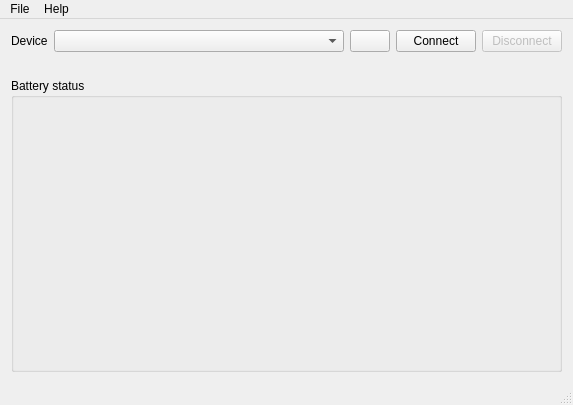
<?xml version="1.0" encoding="UTF-8"?>
<ui version="4.0">
 <class>MainWindow</class>
 <widget class="QMainWindow" name="MainWindow">
  <property name="windowModality">
   <enum>Qt::WindowModality::NonModal</enum>
  </property>
  <property name="enabled">
   <bool>true</bool>
  </property>
  <property name="geometry">
   <rect>
    <x>0</x>
    <y>0</y>
    <width>573</width>
    <height>405</height>
   </rect>
  </property>
  <property name="sizePolicy">
   <sizepolicy hsizetype="Fixed" vsizetype="Fixed">
    <horstretch>0</horstretch>
    <verstretch>0</verstretch>
   </sizepolicy>
  </property>
  <property name="windowTitle">
   <string>zmkBATx</string>
  </property>
  <property name="windowIcon">
   <iconset resource="../../resources.qrc">
    <normaloff>:/icons/main.png</normaloff>:/icons/main.png</iconset>
  </property>
  <widget class="QWidget" name="centralWidget">
   <layout class="QGridLayout" name="gridLayout">
    <item row="0" column="0">
     <layout class="QHBoxLayout" name="horizontalLayout_3" stretch="0,1,0,0,0">
      <item>
       <widget class="QLabel" name="label">
        <property name="text">
         <string>Device</string>
        </property>
       </widget>
      </item>
      <item>
       <widget class="QComboBox" name="devicesComboBox"/>
      </item>
      <item>
       <widget class="QPushButton" name="bleScanButton">
        <property name="sizePolicy">
         <sizepolicy hsizetype="Fixed" vsizetype="Fixed">
          <horstretch>0</horstretch>
          <verstretch>0</verstretch>
         </sizepolicy>
        </property>
        <property name="text">
         <string/>
        </property>
        <property name="icon">
         <iconset resource="../../resources.qrc">
          <normaloff>:/icons/reload.png</normaloff>:/icons/reload.png</iconset>
        </property>
       </widget>
      </item>
      <item>
       <widget class="QPushButton" name="connectButton">
        <property name="text">
         <string>Connect</string>
        </property>
       </widget>
      </item>
      <item>
       <widget class="QPushButton" name="disconnectButton">
        <property name="enabled">
         <bool>false</bool>
        </property>
        <property name="text">
         <string>Disconnect</string>
        </property>
       </widget>
      </item>
     </layout>
    </item>
    <item row="2" column="0">
     <layout class="QVBoxLayout" name="verticalLayout">
      <item>
       <widget class="QGroupBox" name="gBoxBatteryInfo">
        <property name="title">
         <string>Battery status</string>
        </property>
        <layout class="QVBoxLayout" name="verticalLayout_3"/>
       </widget>
      </item>
     </layout>
    </item>
    <item row="1" column="0">
     <spacer name="horizontalSpacer">
      <property name="orientation">
       <enum>Qt::Orientation::Horizontal</enum>
      </property>
      <property name="sizeHint" stdset="0">
       <size>
        <width>40</width>
        <height>20</height>
       </size>
      </property>
     </spacer>
    </item>
   </layout>
  </widget>
  <widget class="QMenuBar" name="menuBar">
   <property name="geometry">
    <rect>
     <x>0</x>
     <y>0</y>
     <width>573</width>
     <height>23</height>
    </rect>
   </property>
   <widget class="QMenu" name="menuFile">
    <property name="title">
     <string>File</string>
    </property>
    <addaction name="actionPreferences"/>
    <addaction name="actionQuit"/>
   </widget>
   <widget class="QMenu" name="menuHelp">
    <property name="title">
     <string>Help</string>
    </property>
    <addaction name="actionAbout"/>
   </widget>
   <addaction name="menuFile"/>
   <addaction name="menuHelp"/>
  </widget>
  <widget class="QStatusBar" name="statusBar"/>
  <action name="actionQuit">
   <property name="text">
    <string>&amp;Exit</string>
   </property>
  </action>
  <action name="actionPreferences">
   <property name="text">
    <string>&amp;Preferences...</string>
   </property>
  </action>
  <action name="actionAbout">
   <property name="text">
    <string>&amp;About</string>
   </property>
  </action>
 </widget>
 <layoutdefault spacing="6" margin="11"/>
 <resources>
  <include location="../../resources.qrc"/>
 </resources>
 <connections/>
</ui>
